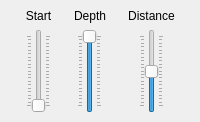
  <widget class="QDockWidget" name="ClipDock">
   <property name="features">
    <set>QDockWidget::DockWidgetFloatable|QDockWidget::DockWidgetMovable</set>
   </property>
   <property name="windowTitle">
    <string>Clipping (F6)</string>
   </property>
   <attribute name="dockWidgetArea">
    <number>1</number>
   </attribute>
   <widget class="QWidget" name="dockWidgetContents_5">
    <layout class="QHBoxLayout" name="horizontalLayout_7">
     <item>
      <layout class="QVBoxLayout" name="verticalLayout_5">
       <item>
        <widget class="QLabel" name="label_2">
         <property name="text">
          <string>Start</string>
         </property>
         <property name="alignment">
          <set>Qt::AlignCenter</set>
         </property>
        </widget>
       </item>
       <item>
        <layout class="QHBoxLayout" name="horizontalLayout">
         <item>
          <widget class="QSlider" name="ClipStart">
           <property name="maximum">
            <number>1000</number>
           </property>
           <property name="orientation">
            <enum>Qt::Vertical</enum>
           </property>
           <property name="tickPosition">
            <enum>QSlider::TicksBothSides</enum>
           </property>
           <property name="tickInterval">
            <number>50</number>
           </property>
          </widget>
         </item>
        </layout>
       </item>
      </layout>
     </item>
     <item>
      <layout class="QVBoxLayout" name="verticalLayout_6">
       <item>
        <widget class="QLabel" name="label_4">
         <property name="text">
          <string>Depth</string>
         </property>
         <property name="alignment">
          <set>Qt::AlignCenter</set>
         </property>
        </widget>
       </item>
       <item>
        <layout class="QHBoxLayout" name="horizontalLayout_3">
         <item>
          <widget class="QSlider" name="ClipDepth">
           <property name="maximum">
            <number>1000</number>
           </property>
           <property name="value">
            <number>1000</number>
           </property>
           <property name="orientation">
            <enum>Qt::Vertical</enum>
           </property>
           <property name="tickPosition">
            <enum>QSlider::TicksBothSides</enum>
           </property>
           <property name="tickInterval">
            <number>50</number>
           </property>
          </widget>
         </item>
        </layout>
       </item>
      </layout>
     </item>
     <item>
      <layout class="QVBoxLayout" name="verticalLayout_7">
       <item>
        <widget class="QLabel" name="label_7">
         <property name="text">
          <string>Distance</string>
         </property>
         <property name="alignment">
          <set>Qt::AlignCenter</set>
         </property>
        </widget>
       </item>
       <item>
        <layout class="QHBoxLayout" name="horizontalLayout_5">
         <item>
          <widget class="QSlider" name="ZoomSlider">
           <property name="maximum">
            <number>1000</number>
           </property>
           <property name="value">
            <number>500</number>
           </property>
           <property name="orientation">
            <enum>Qt::Vertical</enum>
           </property>
           <property name="tickPosition">
            <enum>QSlider::TicksBothSides</enum>
           </property>
           <property name="tickInterval">
            <number>50</number>
           </property>
          </widget>
         </item>
        </layout>
       </item>
      </layout>
     </item>
    </layout>
   </widget>
  </widget>
